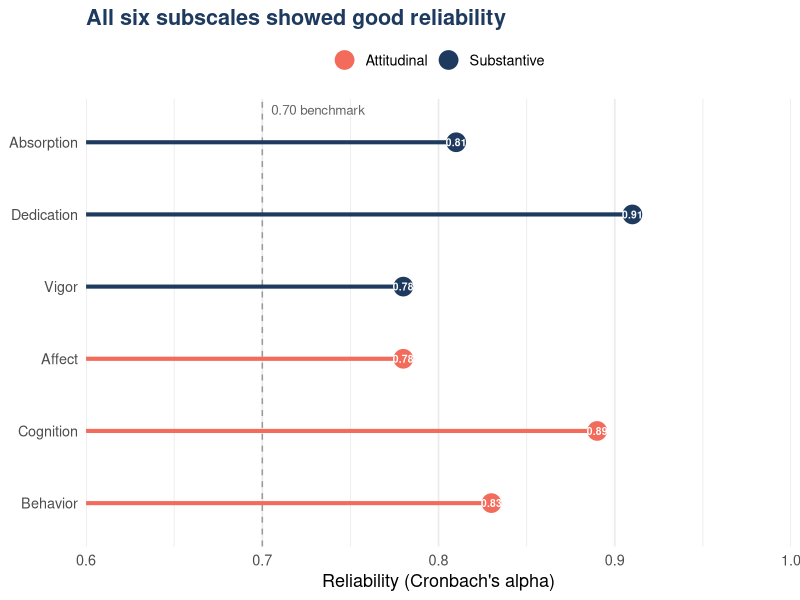
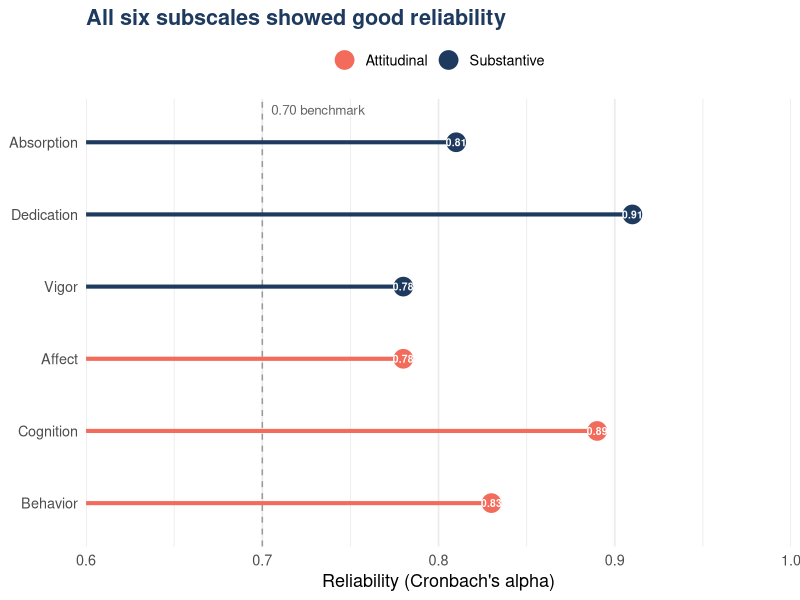

These charts were generated, in order, by the following R code:
## ---- chunk 1
#| echo: false
#| message: false
#| fig-alt: "Lollipop chart of reliability (Cronbach's alpha) for six subscales, from 0.78 (Vigor, Affect) to 0.91 (Dedication)."
library(ggplot2)

alphas <- data.frame(
  scale = c("Absorption", "Dedication", "Vigor", "Affect", "Cognition", "Behavior"),
  model = rep(c("Substantive", "Attitudinal"), each = 3),
  alpha = c(0.81, 0.91, 0.78, 0.78, 0.89, 0.83)
)
alphas$scale <- factor(alphas$scale, levels = rev(alphas$scale))

p <- ggplot(alphas, aes(alpha, scale, color = model)) +
  geom_vline(xintercept = 0.70, linetype = "dashed", color = "grey60") +
  geom_segment(aes(x = 0.6, xend = alpha, yend = scale), linewidth = 1.4) +
  geom_point(size = 6) +
  geom_text(aes(label = sprintf("%.2f", alpha)), color = "white", size = 2.6, fontface = "bold") +
  annotate("text", x = 0.705, y = 6.45, label = "0.70 benchmark", hjust = 0, size = 3.4, color = "grey40") +
  scale_color_manual(values = c(Substantive = "#1E3A5F", Attitudinal = "#F26B5B")) +
  scale_x_continuous(limits = c(0.6, 1), expand = c(0, 0)) +
  labs(x = "Reliability (Cronbach's alpha)", y = NULL, color = NULL,
       title = "All six subscales showed good reliability") +
  theme_minimal(base_size = 13) +
  theme(legend.position = "top", panel.grid.major.y = element_blank(),
        plot.title = element_text(face = "bold", color = "#1E3A5F"))

ggsave("thumbnail.png", p, width = 8, height = 5, dpi = 150, bg = "white")
p
